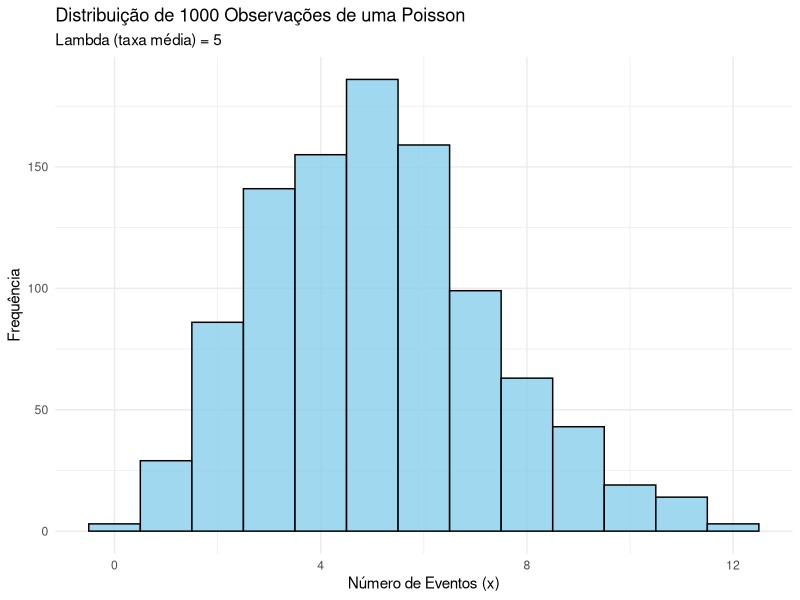

The R script that drew this image:
## ---- chunk 1
#| echo: true
#| eval: true
#| label: fig-gerar-e-plotar-poisson
#| fig-cap: "Histograma de 1000 valores simulados de uma distribuição de Poisson com lambda = 5."
#| warning: false # Esta opção esconde avisos do console, deixando o documento mais limpo.

# 1. Carregar o pacote ggplot2 para visualização
library(ggplot2)

# 2. Definir o nosso parâmetro lambda
lambda_valor <- 5

# 3. Gerar 1000 números aleatórios de uma distribuição Poisson
dados_poisson <- rpois(n = 1000, lambda = lambda_valor)

# 4. Criar o histograma
ggplot(data = data.frame(dados = dados_poisson), aes(x = dados)) +
  geom_histogram(binwidth = 1, fill = "skyblue", color = "black", alpha = 0.8) +
  labs(
    title = "Distribuição de 1000 Observações de uma Poisson",
    subtitle = paste("Lambda (taxa média) =", lambda_valor),
    x = "Número de Eventos (x)",
    y = "Frequência"
  ) +
  theme_minimal()
## ---- chunk 2
#| label: tbl-resumo
#| echo: true # Vamos mostrar o código para que todos possam aprender.

library(knitr)
resumo_df <- data.frame(
  "Estatística" = c("Tamanho da Amostra (n)",
                  "Valor Mínimo",
                  "Valor Máximo",
                  "Média",
                  "Variância"),
  Valor = c(
    length(dados_poisson),
    min(dados_poisson),
    max(dados_poisson),
    mean(dados_poisson),
    var(dados_poisson)
  )
)
kable(resumo_df,
      caption = "Estatísticas Descritivas dos Dados Simulados",
      digits = 2)
